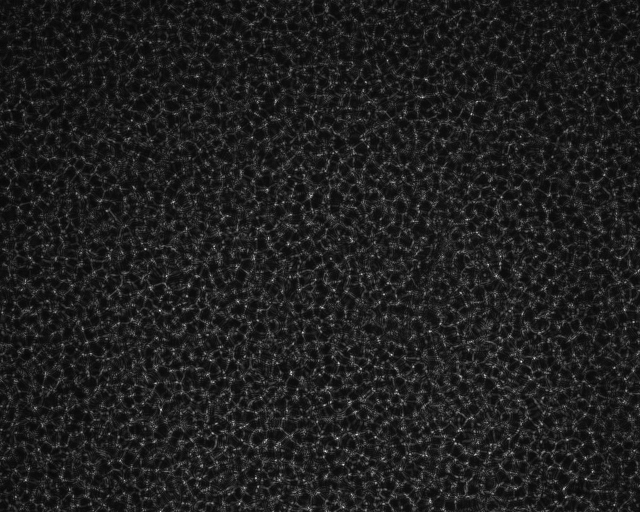
%> input picture example_images/ref.bmp, 1280 x 1024 px (shown at 1/2 size)
$ octave --eval "result = testAbsRef;"   (GNU Octave 9; MATLAB toolbox functions it lacks are replaced by stand-ins)
%> lines starting %> are read from the running program, lines starting %| are printed output that depends on the picture
function dws=testAbsRef
    % Simulate an absolute reference that needs to be translation corrected
    %
    % dws is an instance of diffusersensor
    % run from root directory of matlab code


    imRef = imread('../example_images/ref.bmp');
%> imRef is the input picture: size 1024x1280 uint8; min 0, max 255, mean 30.8
    imTst = imread('../example_images/lens.bmp');
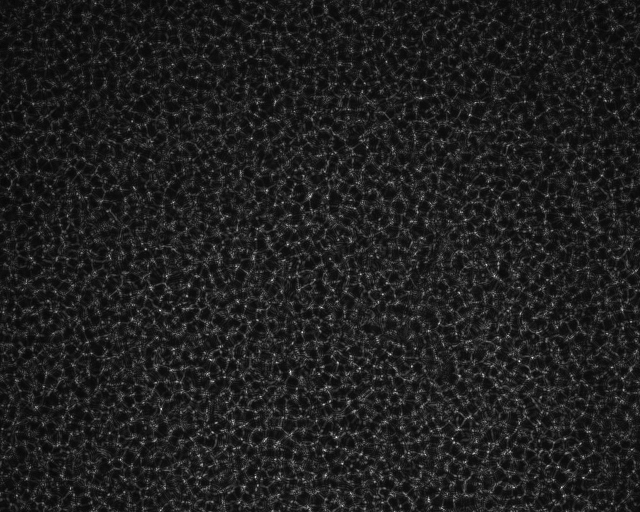
%> input picture example_images/lens.bmp, 1280 x 1024 px (shown at 1/2 size)
%> imTst is the input picture: size 1024x1280 uint8; min 7, max 255, mean 31.1

    imTst = circshift(imTst,[2,30]);
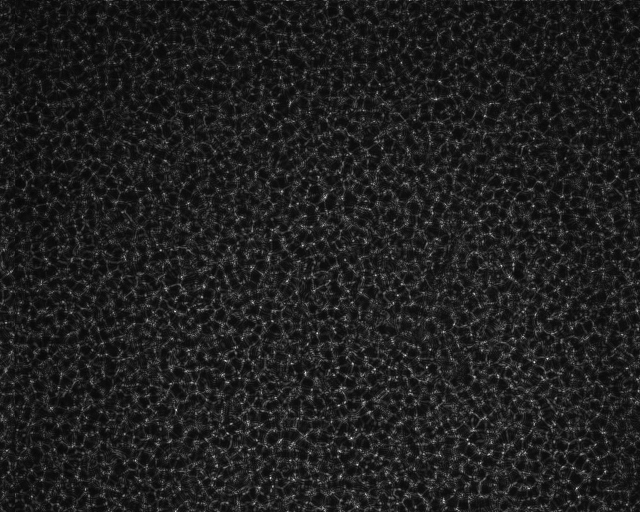
%> imTst: size 1024x1280 uint8 (shown at 1/2 size); min 7, max 255, mean 31.1; mean of the top-left, top-right, bottom-left and bottom-right quarters 27.2, 29.7, 32.6, 35.1

    ind = 50:950;

%> (the run ends here)
